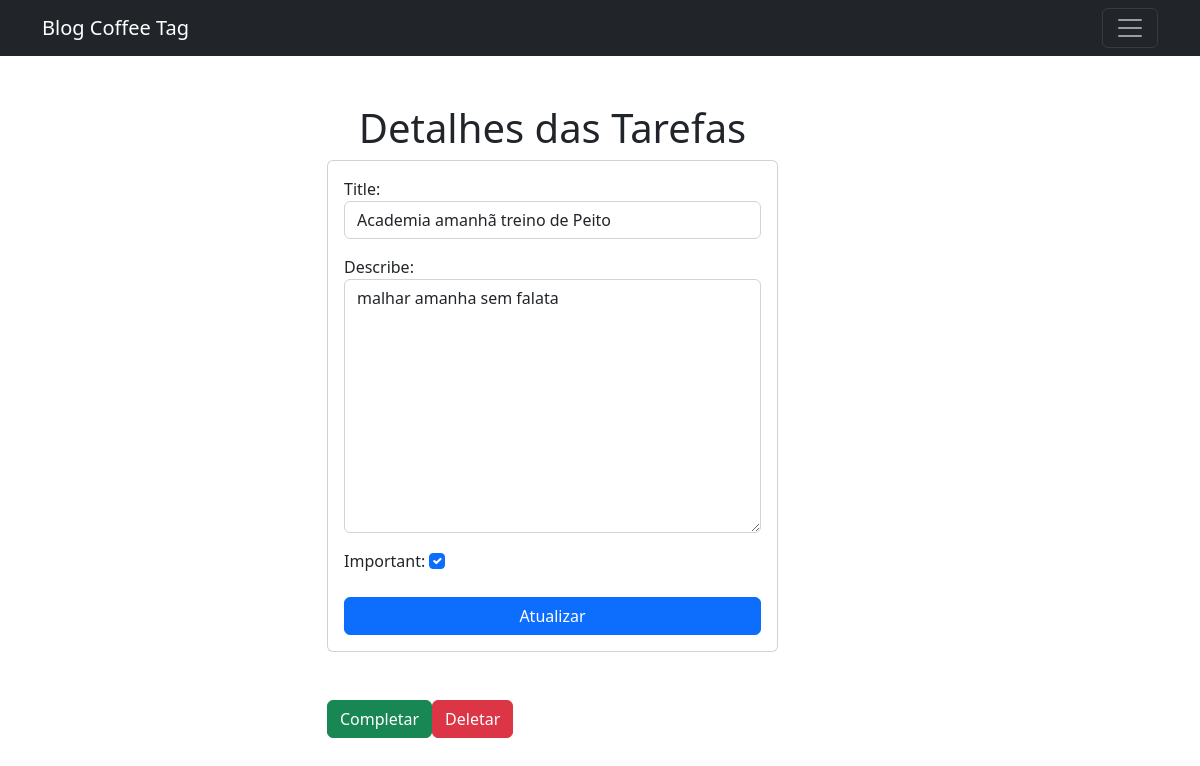
Page /criando/7/ (signed in) on the committed database.
### tasks/models.py (models this page shows, shortened)
class Task(models.Model):
    title = models.CharField(max_length=100)
    describe = models.TextField(blank=True)  # BLANK = e true, o campo pode ficar em branco
    created = models.DateTimeField(auto_now_add=True)
    datecompleted = models.DateTimeField(null=True) # NULL = Se True, o Django armazenará valores vazios como NULL no banco de dados.
    important = models.BooleanField(default=False)
    user = models.ForeignKey(User, on_delete=models.CASCADE)

### tasks/views.py (the view, shortened to what this page needs)
# urls.py: path('criando/<int:task_id>/', views.task_detalhe, name='task_detalhe'), # Faz parte do template task_detalhe.html
@login_required
def task_detalhe(request, task_id):
    if request.method == 'GET':
        task = get_object_or_404(Task, pk=task_id, user=request.user)  # tenho que importar o get_object_or_404 serve para so ids das tarefas
        form = TaskForm(instance=task)
        return render(request,'task_detalhe.html', {'task': task, 'form': form})

### tasks/forms.py
class TaskForm(forms.ModelForm):
    class Meta:
        model = Task
        fields = ['title', 'describe', 'important'] # estes dados são da models , dentro da Task
        widgets = {
            'title': forms.TextInput(attrs={'class': 'form-control'}),
            'describe': forms.Textarea(attrs={'class': 'form-control'}),
            'important': forms.CheckboxInput(attrs={'class': 'form-check-input '}),
        }

### tasks/templates/task_detalhe.html (shortened to what this page needs)
{% extends 'menu.html' %}
{% block content %}
<main class="container mt-5">
    <div class="row">
        <div class="col-md-5 offset-md-3">
                <h1 class="text-center"> Detalhes das Tarefas  </h1>
                <form action="#" method="POST" class="card card-body">
                    {{form.as_p}}
                    <button type="submit" class="btn btn-primary mt-2"> Atualizar </button>
                </form>
                <div class="mt-5 d-flex">
                    <form action="{% url 'complete_tarefa' task.id %}" method="POST" >
                        <button type="submit" class="btn btn-success"> Completar </button>
                    </form>
                    <form action="{% url 'deletar_tarefa' task.id %}" method="POST">
                        <button type="submit" class="btn btn-danger "> Deletar </button>
                    </form>
                </div>
            </div>
        </div>
</main>
{% endblock %}

### rows in the picture
Task: title "Academia amanhã treino de Peito", describe "malhar amanha sem falata", important "☑"
